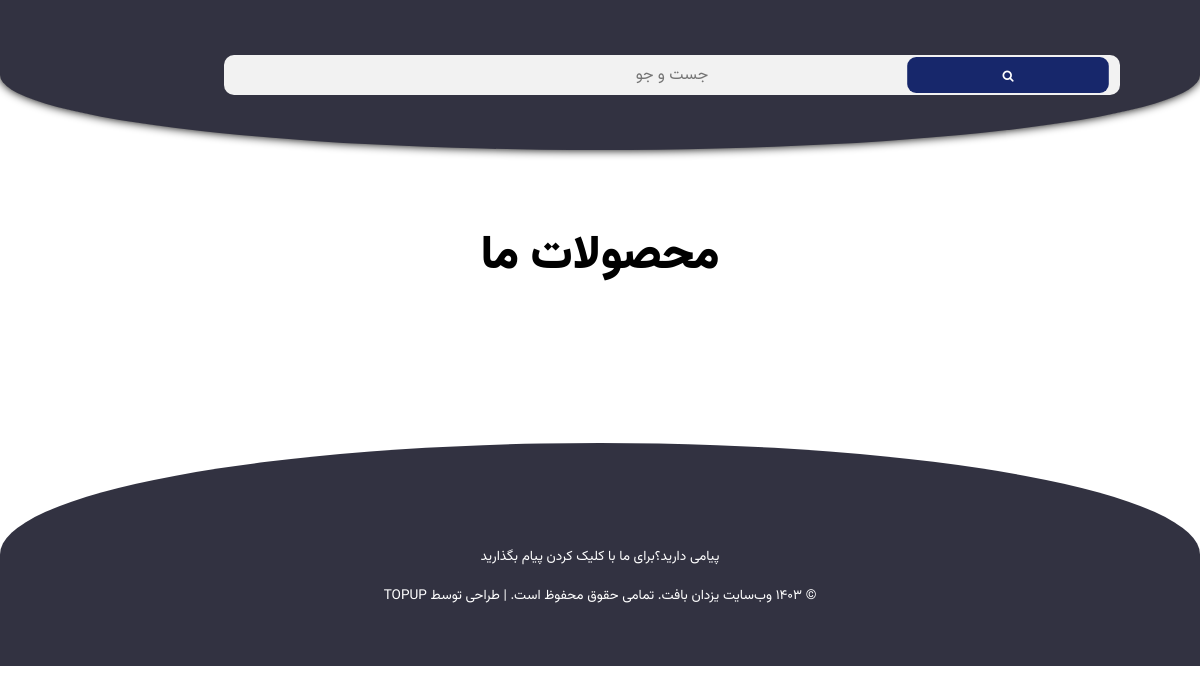
Page /product/ on the earlier database version.
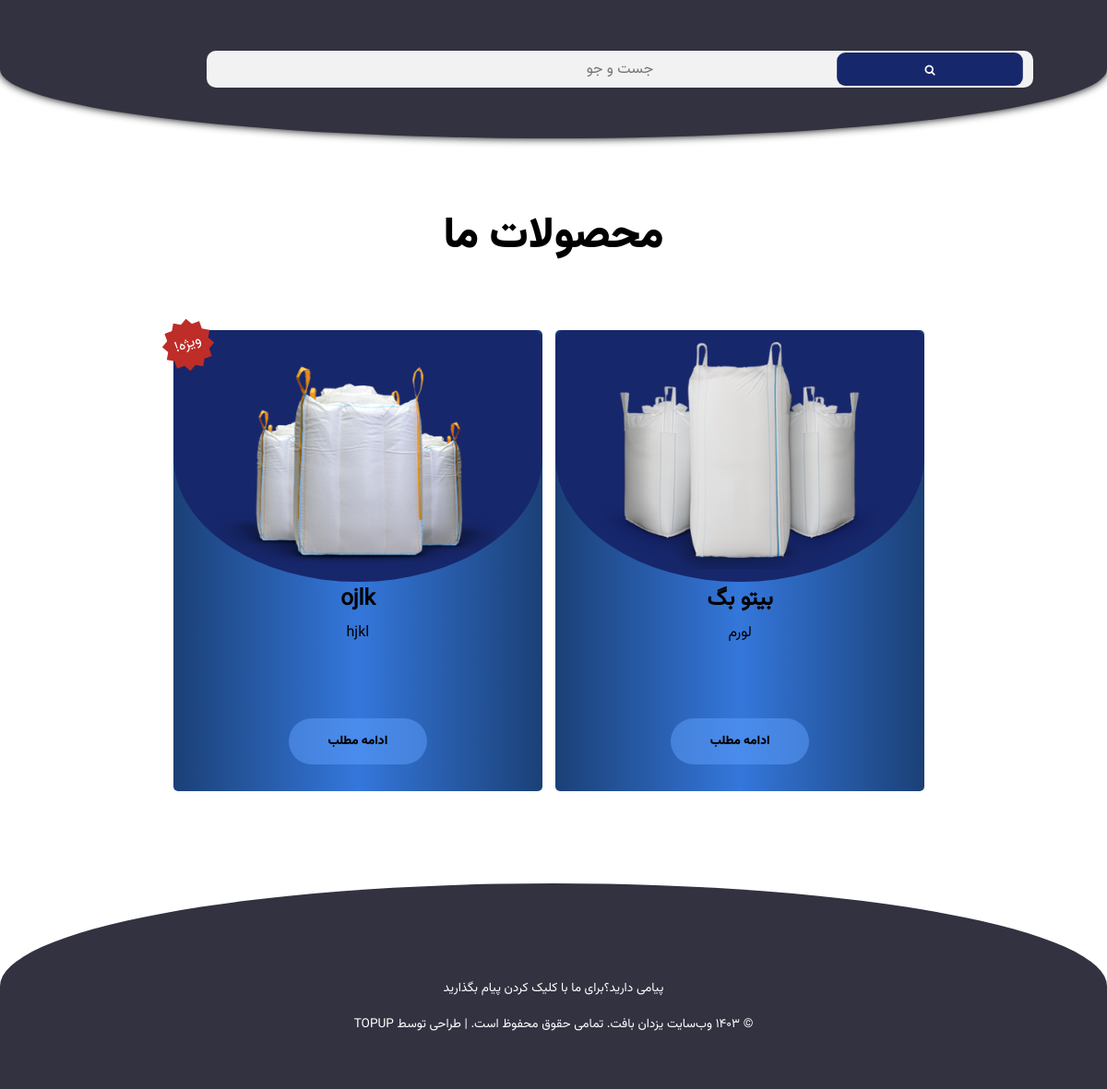
Same page on the later database version.
### products/models.py (models this page shows, shortened)
class Products(models.Model):
    name = models.CharField(max_length=20)
    discription = models.TextField(max_length=158)
    main_title = models.CharField(max_length=100)
    main_discription = models.TextField(max_length=2500)
    title1 = models.CharField(max_length=100, null=True, blank=True)
    discription1 = models.TextField(max_length=2500, null=True, blank=True)
    title2 = models.CharField(max_length=100, null=True, blank=True)
    discription2 = models.TextField(max_length=2500, null=True, blank=True)
    title3 = models.CharField(max_length=100, null=True, blank=True)
    discription3 = models.TextField(max_length=2500, null=True, blank=True)
    title4 = models.CharField(max_length=100, null=True, blank=True)
    discription4 = models.TextField(max_length=2500, null=True, blank=True)
    title5 = models.CharField(max_length=100, null=True, blank=True)
    discription5 = models.TextField(max_length=2500, null=True, blank=True)
    is_special = models.BooleanField(default=False)
    is_main_page = models.BooleanField(default=False)
    picture = models.ImageField(upload_to='static/images/')

### products/views.py (the view)
# urls.py: path('', include('products.urls')),
def products(request):
    product = Products.objects.all()
    return render(request, 'products.html', {'products': product})

### home/templates/products.html (shortened to what this page needs)
{% load static %}
<!DOCTYPE html>
<html>
<head>
    <link rel="stylesheet" href="../static/css/products.css">
    <link rel="stylesheet" href="https://stackpath.bootstrapcdn.com/font-awesome/4.7.0/css/font-awesome.min.css">
</head>
<body>
    <nav class="nav">
        <div class="search-box">
            <form action="/search/" method="POST">
                <label>
                    <input type ="text" name ="search" id ="srch" placeholder="جست و جو">
                </label>
                <button type ="submit"><i class="fa fa-search"></i></button>
            </form>
        </div>
    </nav>
    <section class="row-p">
        <h1 style="font-family: font2;margin-bottom: 50px; font-size: 35pt;">محصولات ما</h1>
        {% for item in products %}
            <article class="col-p">
                {% if item.is_special %}
                    <span class="sale">ویژه!</span>
                {% endif %}
                <figure class="figure">
                    <div class="img">
                        <img src="../../{{ item.picture }}">
                    </div>
                    <h2>{{ item.name }}</h2>
                    <figcaption>{{ item.discription }}</figcaption>
                    <a href="/product/{{ item.id }}"><button class="btn">ادامه مطلب</button></a>
                </figure>
            </article>
        {% endfor %}
    </section>
    <footer class="footer">
        <div class="section-center">
            <div class="social-icons">
        </div>
        <a class="footer-text" href="/contact-us">پیامی دارید؟برای ما با کلیک کردن پیام بگذارید</a>
        <p class="footer-text">&copy; ۱۴۰۳ وب‌سایت یزدان بافت. تمامی حقوق محفوظ است. | طراحی توسط TopUP</p>
        </div>
    </footer>
</body>
</html>

Differences in the rows shown:
added Products: picture (picture), name "بیتو بگ", discription "لورم"
added Products: is_special "ویژه!", picture (picture), name "ojlk", discription "hjkl"
